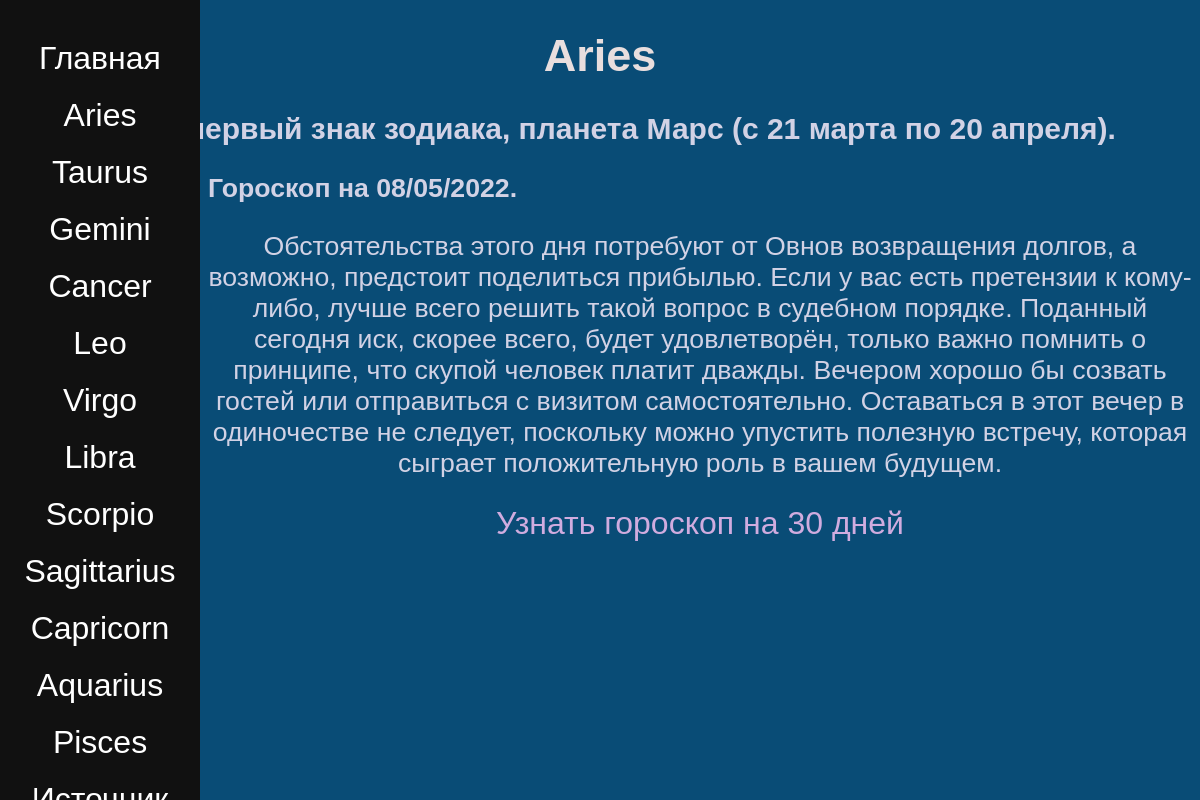
The page /horoscope/aries/ on the database its author committed.
### horoscope/models.py (models this page shows, shortened)
class Horoscope(models.Model):
    function_caller = get_data
    zodiac_name = models.CharField(max_length=30)
    zodiac_mini_description = models.CharField(max_length=100, null=True)
    horoscope_description = models.TextField(null=True)
    slug = models.SlugField(default='', max_length=20)
    horoscope_on_30_days = models.TextField(null=True)
    def save(self, *args, **kwargs):
        self.slug = slugify(self.zodiac_name)
        super(Horoscope, self).save(*args, **kwargs)  # Я хз что эта функция делает, надо будет разобраться

### horoscope/views.py (the view)
# urls.py: path('<str:sign_zodiac>/', views.get_info_about_zodiac_sign, name='horoscope-name'),
def get_info_about_zodiac_sign(request, sign_zodiac: str):
    update_horoscope_script()
    horoscope_from_db = Horoscope.objects.get(zodiac_name=sign_zodiac)
    all_signs_for_navbar = Horoscope.objects.all()
    time = datetime.now().strftime("%d/%m/%Y")
    data = {
        'sign': sign_zodiac,
        'horoscope': horoscope_from_db,
        'zodiac_name_for_navbar': all_signs_for_navbar,
        'time': time
    }
    return render(request, 'horoscope/info_zodiac.html',
                  context=data)  # Через аргумент context я передаю данные в виде словаря

### horoscope/models.py (called while the page is built)
def update_horoscope_script(file=open_file()):
    for horoscope in file:
        for key, value in horoscope.items():
            new_horoscope = Horoscope.objects.get(zodiac_name=key)
            new_horoscope.horoscope_description = value
            new_horoscope.save()

### horoscope/templatetags/my_filter.py (called while the page is built)
@register.filter(name='split')
def split(value, key=' '):
    return value.split(key)

### horoscope/templates/horoscope/info_zodiac.html (shortened to what this page needs)
{% extends 'base.html' %}
{% load static %}
{% load my_filter %}
{% block css_s %}
 <link rel="stylesheet" href=" {% static 'horoscope/css/info.css' %}">
{% endblock %}
{% block content %}
    {% include 'includes/navbar.html' %}
    <h1 class="page_title">{{ horoscope.zodiac_name|title }} </h1>
    <h2>{{horoscope.zodiac_mini_description}}</h2>
    <p class="horoscope_today"><strong class="time">Гороскоп на {{ time }}.</strong></p>
    <p> {{ horoscope.horoscope_description }} </p>
    <p class="hyperlink"><a href="{% url 'horoscope-for-30-days' sign_zodiac=sign zodiac_slug=sign %}">Узнать гороскоп на 30 дней</a></p>
{% endblock %}

### horoscope/templates/includes/navbar.html
{% load my_filter %}
<nav class="main">
    <a href="{% url 'horoscope-index' %}">Главная</a>
    {% for zodiac in zodiac_name_for_navbar %}
    <a href="{% url 'horoscope-name' sign_zodiac=zodiac.zodiac_name %}">{{ zodiac.zodiac_name|title}}</a>
    {% endfor %}
    <a href="https://www.homeenglish.ru/OtherGoroscop">Источник</a>
</nav>

### static/css/base.css (style rules this page uses)
html { background-color: #094c76; }
nav.main { text-align: center; color: white; font-size: 2rem; height: 100%; width: 200px; position: fixed; z-index: 1; top: 0; left: 0; background-color: #111; overflow-x: hidden; padding-top: 20px; }
nav.main a { color: white; display: block; font-size: 2rem; margin: 20px; text-decoration: none; }

### horoscope/static/horoscope/css/info.css (style rules this page uses)
h2 { color: #d2d2e5; text-align: center; font-family: Geneva, Arial, Helvetica, sans-serif; font-size: 30px; }
h1 { color: #e8dede; text-align: center; font-family: Geneva, Arial, Helvetica, sans-serif; font-size: 45px; }
h1.page_title { font-family: Geneva, Arial, Helvetica, sans-serif; }
p { font-family: Geneva, Arial, Helvetica, sans-serif; text-align: center; margin-left: 200px; font-size: 20pt; color: #d2d2e5; }
p.horoscope_today { font-family: Geneva, Arial, Helvetica, sans-serif; text-align: left; }
a { font-family: Geneva, Arial, Helvetica, sans-serif; color: #d0acdf; display: block; font-size: 24pt; margin: 20px; text-decoration: none; }

### rows shown on the page
Horoscope: zodiac_name "Aries", zodiac_mini_description "Овен - первый знак зодиака, планета Марс (с 21 марта по 20 апреля).", horoscope_description "Обстоятельства этого дня потребуют от Овнов возвращения долгов, а возможно, предстоит поделиться прибылью. Если у вас есть претензии к кому-либо, лучше всего решить такой вопрос в судебном порядке. Поданный сегодня иск, скорее всего, будет удовлетворён, только важно помнить о принципе, что скупой человек платит дважды. Вечером хорошо бы созвать гостей или отправиться с визитом самостоятельно. Оставаться в этот вечер в одиночестве не следует, поскольку можно упустить полезную встречу, которая сыграет положительную роль в вашем будущем."
Horoscope: zodiac_name "Taurus"
Horoscope: zodiac_name "Gemini"
Horoscope: zodiac_name "Cancer"
Horoscope: zodiac_name "Leo"
Horoscope: zodiac_name "Virgo"
Horoscope: zodiac_name "Libra"
Horoscope: zodiac_name "Scorpio"
Horoscope: zodiac_name "Sagittarius"
Horoscope: zodiac_name "Capricorn"
Horoscope: zodiac_name "Aquarius"
Horoscope: zodiac_name "Pisces"
